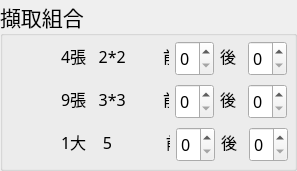
            <widget class="QGroupBox" name="groupBox_2">
             <property name="sizePolicy">
              <sizepolicy hsizetype="Preferred" vsizetype="Preferred">
               <horstretch>0</horstretch>
               <verstretch>1</verstretch>
              </sizepolicy>
             </property>
             <property name="maximumSize">
              <size>
               <width>347</width>
               <height>174</height>
              </size>
             </property>
             <property name="font">
              <font>
               <family>標楷體</family>
               <pointsize>16</pointsize>
               <weight>50</weight>
               <bold>false</bold>
              </font>
             </property>
             <property name="title">
              <string>擷取組合</string>
             </property>
             <widget class="QLabel" name="label_6">
              <property name="geometry">
               <rect>
                <x>61</x>
                <y>41</y>
                <width>108</width>
                <height>29</height>
               </rect>
              </property>
              <property name="font">
               <font>
                <family>標楷體</family>
                <pointsize>12</pointsize>
                <weight>50</weight>
                <bold>false</bold>
               </font>
              </property>
              <property name="text">
               <string>4張   2*2         前</string>
              </property>
             </widget>
             <widget class="QSpinBox" name="spinBox">
              <property name="geometry">
               <rect>
                <x>175</x>
                <y>41</y>
                <width>39</width>
                <height>35</height>
               </rect>
              </property>
              <property name="font">
               <font>
                <family>標楷體</family>
                <pointsize>12</pointsize>
                <weight>50</weight>
                <bold>false</bold>
               </font>
              </property>
             </widget>
             <widget class="QSpinBox" name="spinBox_2">
              <property name="geometry">
               <rect>
                <x>248</x>
                <y>41</y>
                <width>39</width>
                <height>35</height>
               </rect>
              </property>
              <property name="font">
               <font>
                <family>標楷體</family>
                <pointsize>12</pointsize>
                <weight>50</weight>
                <bold>false</bold>
               </font>
              </property>
             </widget>
             <widget class="QLabel" name="label_9">
              <property name="geometry">
               <rect>
                <x>220</x>
                <y>41</y>
                <width>22</width>
                <height>29</height>
               </rect>
              </property>
              <property name="font">
               <font>
                <family>標楷體</family>
                <pointsize>12</pointsize>
                <weight>50</weight>
                <bold>false</bold>
               </font>
              </property>
              <property name="text">
               <string>後</string>
              </property>
             </widget>
             <widget class="QSpinBox" name="spinBox_3">
              <property name="geometry">
               <rect>
                <x>175</x>
                <y>84</y>
                <width>39</width>
                <height>35</height>
               </rect>
              </property>
              <property name="font">
               <font>
                <family>標楷體</family>
                <pointsize>12</pointsize>
                <weight>50</weight>
                <bold>false</bold>
               </font>
              </property>
             </widget>
             <widget class="QLabel" name="label_10">
              <property name="geometry">
               <rect>
                <x>61</x>
                <y>84</y>
                <width>108</width>
                <height>29</height>
               </rect>
              </property>
              <property name="font">
               <font>
                <family>標楷體</family>
                <pointsize>12</pointsize>
                <weight>50</weight>
                <bold>false</bold>
               </font>
              </property>
              <property name="text">
               <string>9張   3*3         前</string>
              </property>
             </widget>
             <widget class="QSpinBox" name="spinBox_4">
              <property name="geometry">
               <rect>
                <x>248</x>
                <y>84</y>
                <width>39</width>
                <height>35</height>
               </rect>
              </property>
              <property name="font">
               <font>
                <family>標楷體</family>
                <pointsize>12</pointsize>
                <weight>50</weight>
                <bold>false</bold>
               </font>
              </property>
             </widget>
             <widget class="QLabel" name="label_11">
              <property name="geometry">
               <rect>
                <x>220</x>
                <y>84</y>
                <width>22</width>
                <height>29</height>
               </rect>
              </property>
              <property name="font">
               <font>
                <family>標楷體</family>
                <pointsize>12</pointsize>
                <weight>50</weight>
                <bold>false</bold>
               </font>
              </property>
              <property name="text">
               <string>後</string>
              </property>
             </widget>
             <widget class="QLabel" name="label_12">
              <property name="geometry">
               <rect>
                <x>61</x>
                <y>127</y>
                <width>109</width>
                <height>29</height>
               </rect>
              </property>
              <property name="font">
               <font>
                <family>標楷體</family>
                <pointsize>12</pointsize>
                <weight>50</weight>
                <bold>false</bold>
               </font>
              </property>
              <property name="text">
               <string>1大    5             前</string>
              </property>
             </widget>
             <widget class="QLabel" name="label_13">
              <property name="geometry">
               <rect>
                <x>221</x>
                <y>127</y>
                <width>22</width>
                <height>29</height>
               </rect>
              </property>
              <property name="font">
               <font>
                <family>標楷體</family>
                <pointsize>12</pointsize>
                <weight>50</weight>
                <bold>false</bold>
               </font>
              </property>
              <property name="text">
               <string>後</string>
              </property>
             </widget>
             <widget class="QSpinBox" name="spinBox_5">
              <property name="geometry">
               <rect>
                <x>176</x>
                <y>127</y>
                <width>39</width>
                <height>35</height>
               </rect>
              </property>
              <property name="font">
               <font>
                <family>標楷體</family>
                <pointsize>12</pointsize>
                <weight>50</weight>
                <bold>false</bold>
               </font>
              </property>
             </widget>
             <widget class="QSpinBox" name="spinBox_6">
              <property name="geometry">
               <rect>
                <x>249</x>
                <y>127</y>
                <width>39</width>
                <height>35</height>
               </rect>
              </property>
              <property name="font">
               <font>
                <family>標楷體</family>
                <pointsize>12</pointsize>
                <weight>50</weight>
                <bold>false</bold>
               </font>
              </property>
             </widget>
            </widget>
